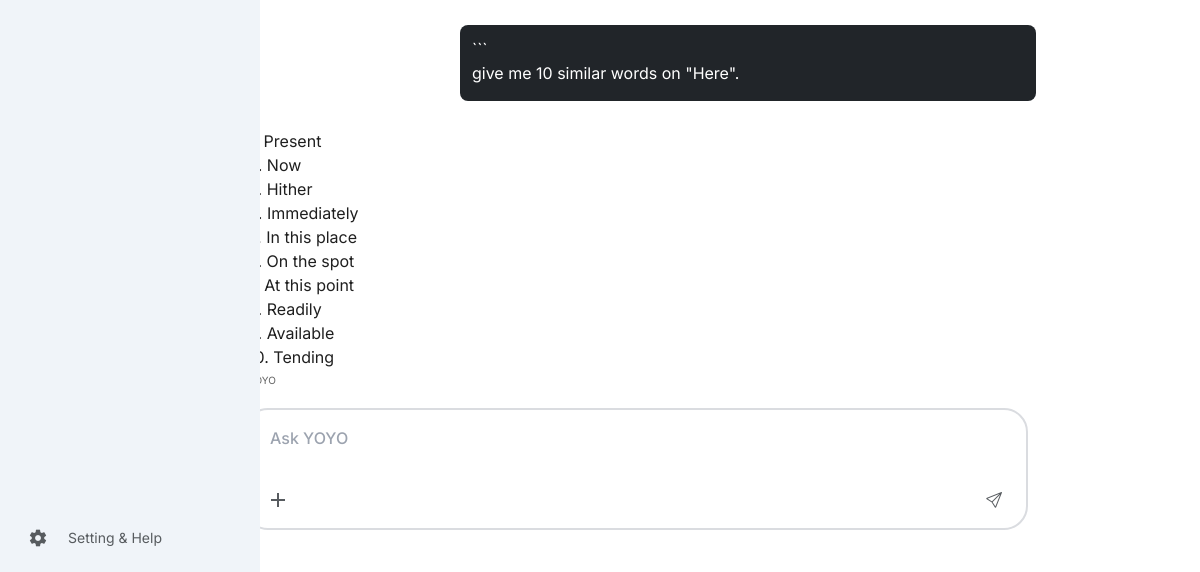
Page /chat/2/ (signed in, lower part) on the earlier database version.
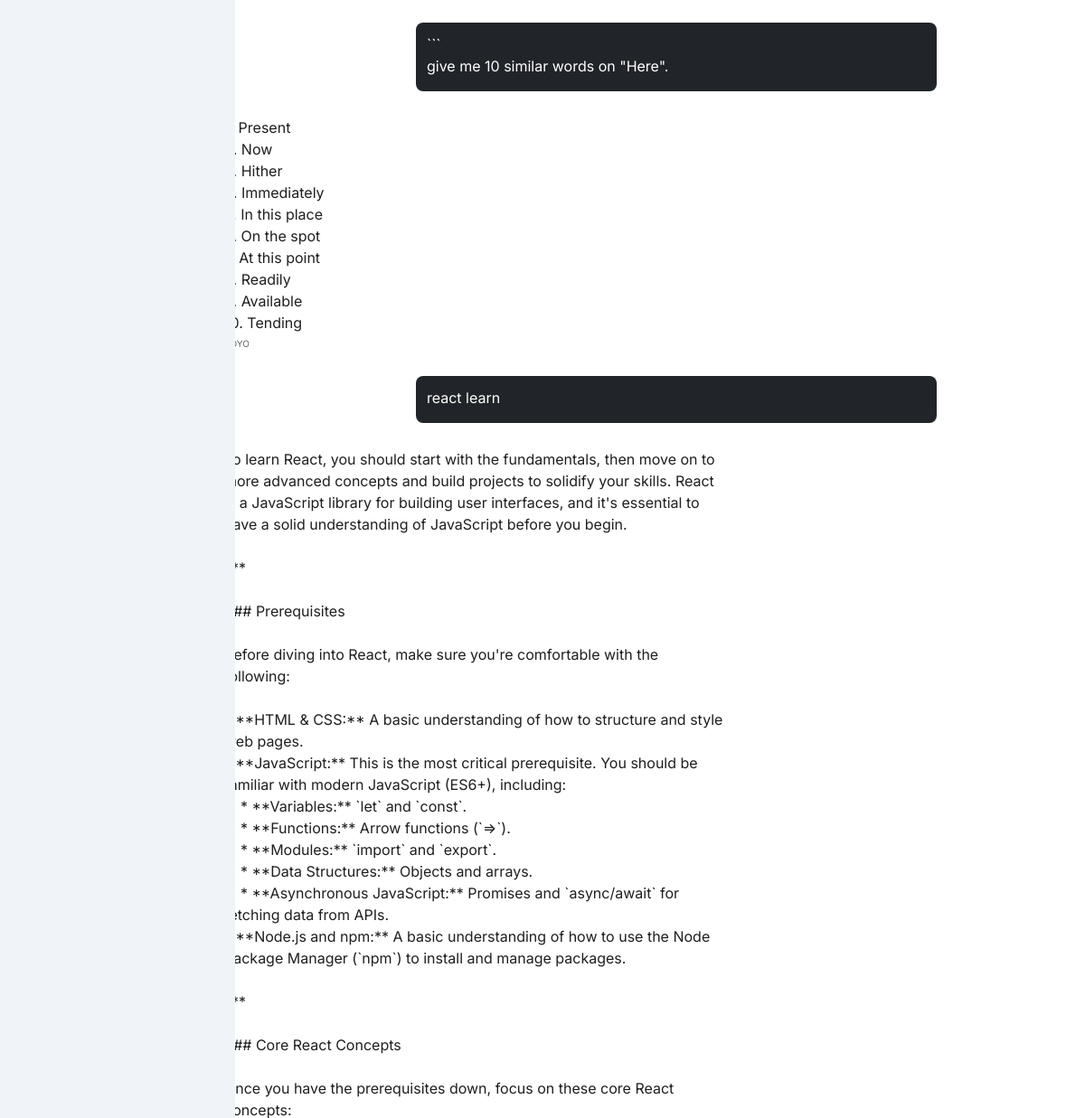
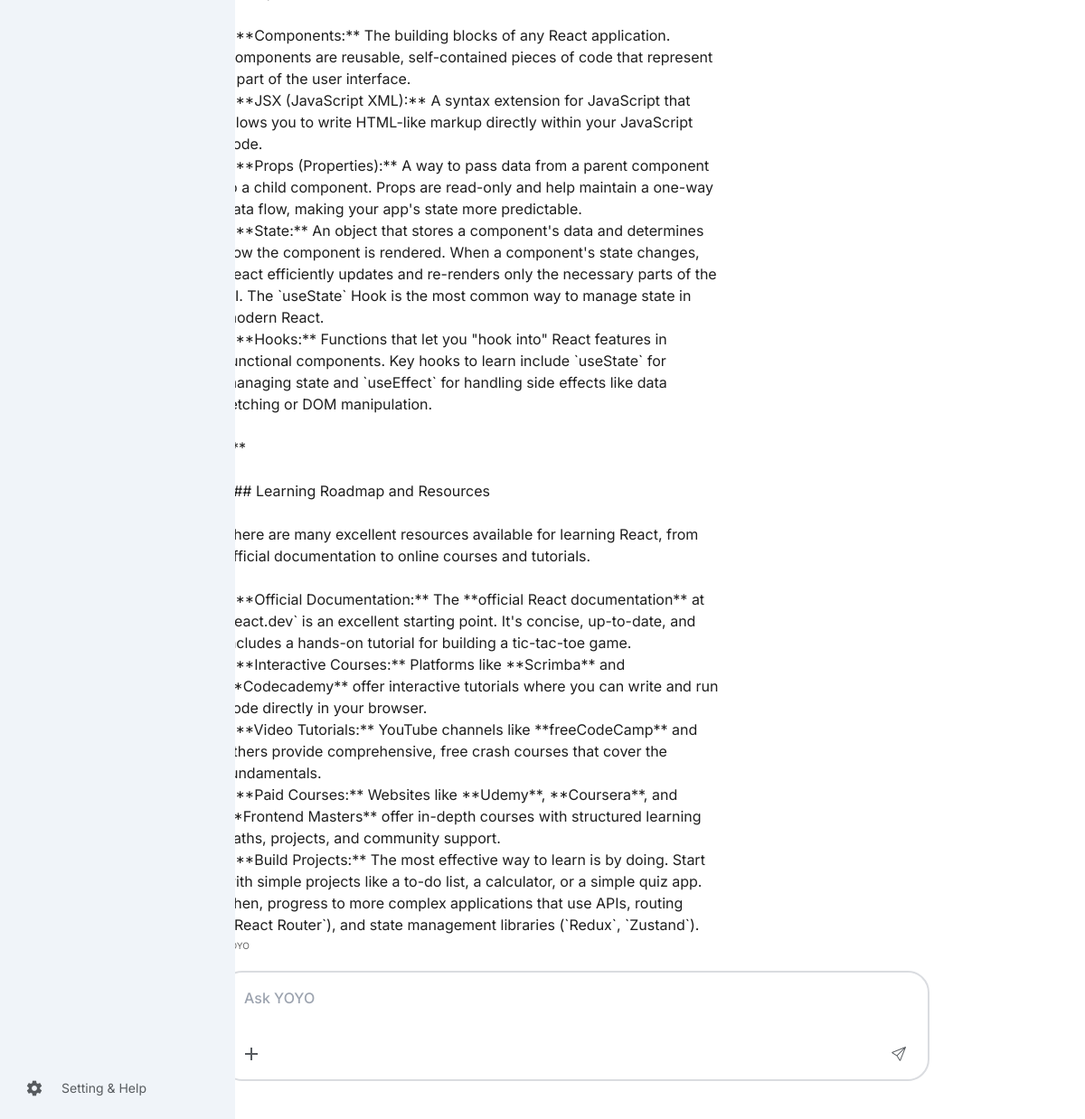
Same page on the later database version (2 pictures, top to bottom).
### YOYO_APP/models.py (models this page shows, shortened)
class Message(models.Model):
    chat = models.ForeignKey(Chat, on_delete=models.CASCADE, related_name="messages")
    sender = models.CharField(max_length=10, choices=[("user", "User"), ("bot", "Bot")])
    text = models.TextField()
    image = models.ImageField(upload_to='chat_images/', null=True, blank=True)
    timestamp = models.DateTimeField(auto_now_add=True)

### YOYO_APP/views.py (the view, shortened to what this page needs)
# urls.py: path("chat/", chat_detail, name="chat_detail"),
def chat_detail(request, chat_id=None):
    if not request.session.get("user_id"):
        return redirect("login")
    user = get_object_or_404(UserData, id=request.session["user_id"])
    recent_chats = Chat.objects.filter(user=user, gem__isnull=True).order_by("-created_at")
    story_gems = Gem.objects.filter(user=user).prefetch_related("chats")
    chat = None
    if chat_id:
        chat = get_object_or_404(Chat, id=chat_id, user=user)
    return render(request, "Yoyo.html", {
        "user": user,
        "chats": Chat.objects.filter(user=user).order_by("-created_at"),
        "current_chat": chat,
        "messages": chat.messages.all() if chat else [],
        "is_new_chat": chat is None,
        "recent_chats": recent_chats,
        "story_gems": story_gems,
    })

### YOYO_APP/templates/Yoyo.html (shortened to what the changed rows need)
{% load static %}
<!DOCTYPE html>
<html lang="en">
<head>
    <link rel="stylesheet" href="https://cdnjs.cloudflare.com/ajax/libs/font-awesome/6.7.2/css/all.min.css"
 />
    <link rel="stylesheet" href="https://cdnjs.cloudflare.com/ajax/libs/font-awesome/6.5.0/css/all.min.css">
    <link rel="stylesheet" href="https://cdn.jsdelivr.net/npm/bootstrap-icons@1.13.1/font/bootstrap-icons.css">
    <script src="https://cdn.tailwindcss.com"></script>
    <link rel="stylesheet" href="{% static "css/Yoyo.css" %}">
</head>
<body>
    <div class="w-[100%]">
        <div class="gemini-data gemini-container gemini-main">
            <div class="main-chat-area">
                <div class="chat-content-wrapper gemini-chat-content-wrapper" style="background-color: var(--bg-main);">
                    <div id="chat-history" class=" space-y-4 relative">
                        {% if messages %}
                            {% for message in messages %}
                                <div class="fade-in p-3 rounded-lg max-w-xl {% if message.sender == 'user' %}bg-[#212529] text-white ml-auto{% endif %}" style="{% if message.sender != 'user' %}background: transparent; color: var(--text-main);{% endif %}">
                                    {% if message.text %}<div style="white-space: pre-wrap;">{{ message.text }}</div>{% endif %}
                                    <div class="text-[10px] opacity-70 mt-1">
                                        {% if message.sender == 'user' %}{% else %}YOYO{% endif %}
                                    </div>
                                </div>
                            {% endfor %}
                        {% endif %}
                    </div>
                </div>
            </div>
        </div>
    </div>
</body>
</html>

Differences in the rows shown:
added Message: text "react learn", sender "user" (drawn)
added Message: text "To learn React, you should start with the fundamentals, then move on to more advanced concepts and build projects to solidify your skills. React is a JavaScript library for building user interfaces, and it's essential to have a solid understanding of JavaScript before you begin. *** ### Prerequisites Before diving into React, make sure you're comfortable with the following: * **HTML & CSS:** A basic understanding of how to structure and style web pages. * **JavaScript:** This is the most critical prerequisite. You should be familiar with modern JavaScript (ES6+), including: * **Variables:** `let` and `const`. * **Functions:** Arrow functions (`=>`). * **Modules:** `import` and `export`. *…", sender "YOYO"
